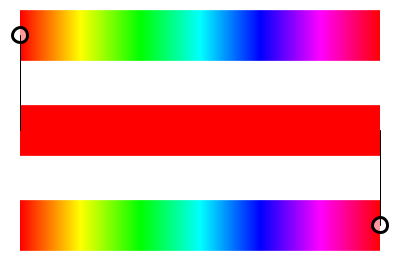
Frame 1 (no input)
Frame 60 (the mouse pressed at the canvas centre just before this capture): identical to frame 1, image omitted
Frame 120 (the mouse held since frame 60 and released just before this capture): identical to frame 1, image omitted

The Processing sketch that drew this single still picture (run headless with seeded random() and noise(); from frame 60 on, the mouse is pressed at the canvas centre):

// Processing sketch: processing_97348
// ── processing_97348.pde

float e_one_x = 20;
float e_two_x = 400-20;

void setup() {
  size(400, 260);
  colorMode(HSB, 360, 100, 100);
  background(360);
  smooth();
}

void draw() {
  background(360);

  color_bar(10);
  color_bar(200);

  ellipse_one();
  ellipse_two();

  leap_bar();

  line_one();
  line_two();
}

void leap_bar() {
  color from;
  color to;
  color c;


  for (int i = 0; i < 360;i++) {
    from = color(e_one_x-20, 100, 100);
    to = color(e_two_x-20, 100, 100);


    c = lerpColor(from, to, i/360.0);


    stroke(hue(c), 100, 100);
    strokeWeight(1);
    line(20+i, height/2-25, 20+i, height/2+25);
  }
}

void ellipse_one() {
  stroke(0);
  strokeWeight(3);
  fill(360, 150);
  if (mouseY > 10 && mouseY < 60) {
    if (mouseX < 20) {
      e_one_x = 20;
    }
    else if (mouseX > 20+360) {
      e_one_x = 20+360;
    }
    else {
      e_one_x = mouseX;
    }
  }
  ellipse(e_one_x, 35, 15, 15);
}

void line_one() {
  stroke(0);
  strokeWeight(1);
  line(20, height/2, e_one_x, 35);
}

void ellipse_two() {
  stroke(0);
  strokeWeight(3);
  fill(360, 150);
  if (mouseY > 10+200 && mouseY < 60+200) {
    if (mouseX < 20) {
      e_two_x = 20;
    }
    else if (mouseX > 20+360) {
      e_two_x = 20+360;
    }
    else {
      e_two_x = mouseX;
    }
  }
  ellipse(e_two_x, 35+200-10, 15, 15);
}

void line_two() {
  stroke(0);
  strokeWeight(1);
  line(width-20, height/2, e_two_x, 35+200-10);
}

void color_bar(int y) {
  for (int i = 0; i < 360;i++) {
    stroke(i, 100, 100);
    strokeWeight(1);
    line(20+i, y, 20+i, y+50);
  }
}
